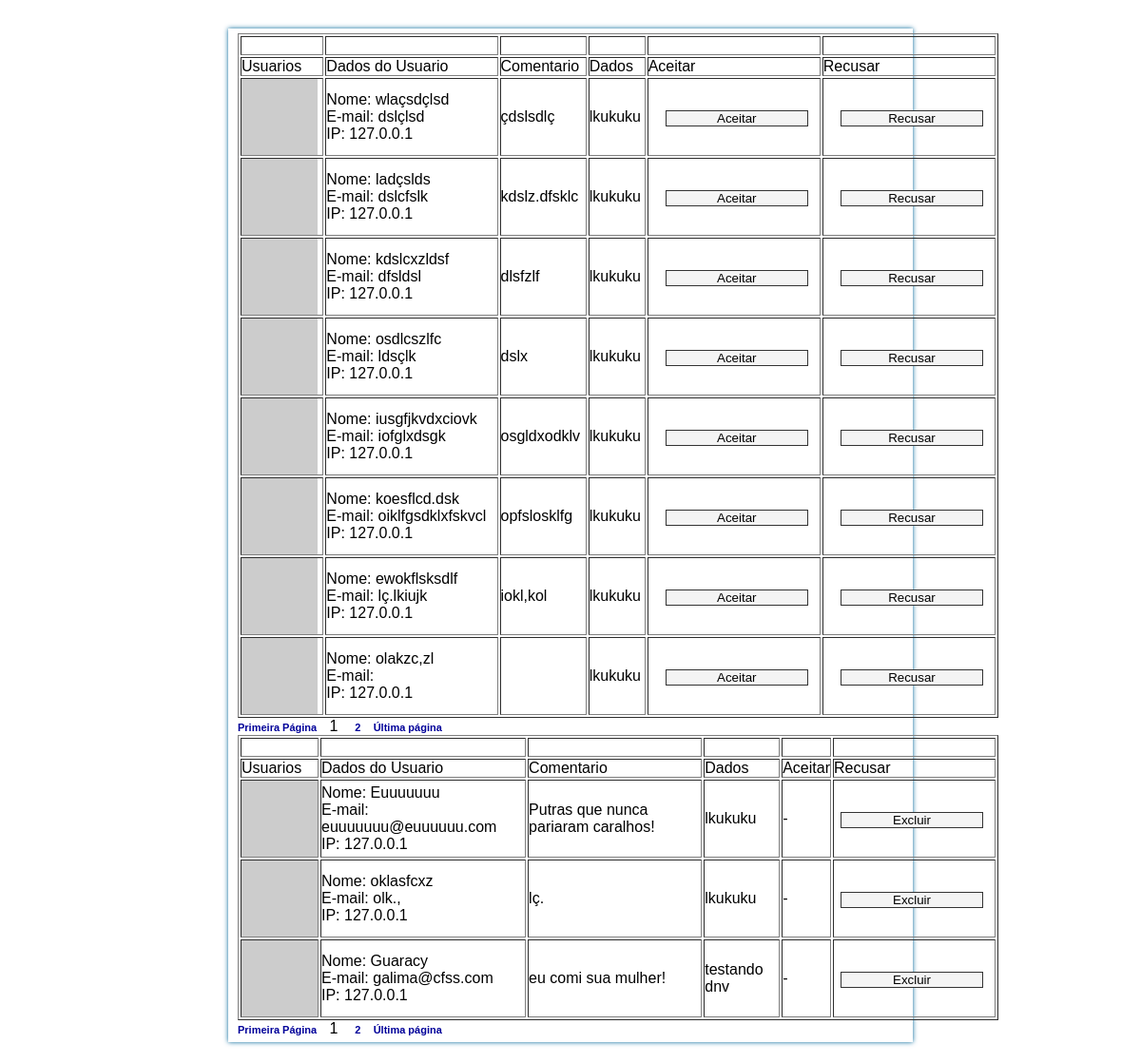
Screenshot of /admin/m_coments.php (signed in) with the database file from the repository.
### tables this page shows
CREATE TABLE IF NOT EXISTS `site_posts` (
  `id` int(11) NOT NULL AUTO_INCREMENT,
  `foto` text NOT NULL,
  `titulo` text NOT NULL,
  `texto` text NOT NULL,
  `categoria` text NOT NULL,
  `data` text NOT NULL,
  `autor` text NOT NULL,
  `visitas` text NOT NULL,
  PRIMARY KEY (`id`)
);

CREATE TABLE IF NOT EXISTS `coment` (
  `id` int(11) NOT NULL AUTO_INCREMENT,
  `nome` varchar(255) NOT NULL,
  `email` varchar(255) NOT NULL,
  `comentario` longtext NOT NULL,
  `id_post` int(11) NOT NULL,
  `ip` varchar(255) NOT NULL,
  `status` varchar(25) NOT NULL,
  PRIMARY KEY (`id`)
);

### admin/m_coments.php (the view, shortened to what this page needs)
<?php include 'confere.php'; ?>
<div id="painel">
<table width="800" border="1">
  <tr>
    <td>&nbsp;</td>
    <td>&nbsp;</td>
    <td>&nbsp;</td>
    <td>&nbsp;</td>
    <td>&nbsp;</td>
    <td>&nbsp;</td>
  </tr>
  <tr>
    <td>Usuarios</td>
    <td>Dados do Usuario </td>
    <td>Comentario</td>
    <td>Dados</td>
    <td>Aceitar</td>
    <td>Recusar</td>
  </tr>
  <?php
        $pag = "$_GET[aguardando]";
        if($pag >= '1'){
         $pag = $pag;
        }else{
         $pag = '1';
        }
        $maximo = '8';
        $inicio = ($pag * $maximo) - $maximo;
  $noticias = mysql_query("SELECT * FROM coment WHERE status = 'aguardando' ORDER BY id DESC LIMIT $inicio, $maximo") or die(mysql_error());
        if(mysql_num_rows($noticias)<='0'){
          echo "Sem Comentarios";
        }else{
          while($res_noticias = mysql_fetch_array($noticias)){
            $nome = $res_noticias[1];
            $email = $res_noticias[2];
            $mostra_comentario = $res_noticias[3];
            $post_id = $res_noticias[4];
            $ip = $res_noticias[5];
            $default = "http://www.gravatar.com/avatar/ad516503a11cd5ca435acc9bb6523536?s=60";
            $size = 60;
            $grav_url = "http://www.gravatar.com/avatar.php?gravatar_id=" . md5( strtolower( $email ) ) ."&default=" . urlencode( $default ) ."&size=" . $size;
  ?>
    <?php
      $posts = mysql_query("SELECT titulo FROM site_posts WHERE id = '$post_id'") or die(mysql_error());
        if(mysql_num_rows($posts)<='0'){
          echo "Noticias não encontradas";
        }else{
          while($res_posts = mysql_fetch_array($posts)){
            $titulo = $res_posts[0];
  ?>
  <tr>
    <td> <img src="<?php echo $grav_url; ?>" alt=""></td>
    <td>
      Nome: <?php echo $nome; ?><br>
      E-mail: <?php echo $email; ?><br>
      IP: <?php echo $ip; ?><br>
    </td>
    <td><?php echo $mostra_comentario; ?></td>
    <td><?php echo $titulo; ?></td>
    <td>
      <form action="" name="aceitar" enctype="multipart/form-data" method="post">
        <input name="editar" type="submit" class="cadastro_btn" value="Aceitar" />
      </form>
    </td>
    <td>
     <form action="" name="aceitar" enctype="multipart/form-data" method="post">
        <input name="editar" type="submit" class="cadastro_btn" value="Recusar" />
      </form>
    </td>
  </tr>
  <?php
    }
      }
        }
          }
  ?>
</table>
  <?php
  $sql_res = mysql_query("SELECT * FROM coment");
  $total = mysql_num_rows($sql_res);
  $paginas = ceil($total/$maximo);
  $links = '5';
  echo "<a href=\"m_coments.php?aguardando=1\">Primeira Página</a>&nbsp;&nbsp;&nbsp;";
  for ($i = $pag-$links; $i <= $pag-1; $i++){
  if ($i <= 0){
  }else{
  echo"<a href=\"m_coments.php?aguardando=$i\">$i</a>&nbsp;&nbsp;&nbsp;";
  }
  }echo "$pag &nbsp;&nbsp;&nbsp;";
  for($i = $pag +1; $i <= $pag+$links; $i++){
    if($i > $paginas){
      }else{
  echo "<a href=\"m_coments.php?aguardando=$i\">$i</a>&nbsp;&nbsp;&nbsp;";
      }
    }
  echo "<a href=\"m_coments.php?aguardando=$paginas\">Última página</a>&nbsp;&nbsp;&nbsp;";
  ?>
  <table width="800" border="1">
  <tr>
    <td>&nbsp;</td>
    <td>&nbsp;</td>
    <td>&nbsp;</td>
    <td>&nbsp;</td>
    <td>&nbsp;</td>
    <td>&nbsp;</td>
  </tr>
  <tr>
    <td>Usuarios</td>
    <td>Dados do Usuario </td>
    <td>Comentario</td>
    <td>Dados</td>
    <td>Aceitar</td>
    <td>Recusar</td>
  </tr>
  <?php
        $pag = "$_GET[aprovado]";
        if($pag >= '1'){
         $pag = $pag;
        }else{
         $pag = '1';
        }
        $maximo = '8';
        $inicio = ($pag * $maximo) - $maximo;
  $noticias = mysql_query("SELECT * FROM coment WHERE status = 'aprovado' ORDER BY id DESC LIMIT $inicio, $maximo") or die(mysql_error());
        if(mysql_num_rows($noticias)<='0'){
          echo "Sem Comentarios";
        }else{
          while($res_noticias = mysql_fetch_array($noticias)){
            $nome = $res_noticias[1];
            $email = $res_noticias[2];
            $mostra_comentario = $res_noticias[3];
            $post_id = $res_noticias[4];
            $ip = $res_noticias[5];
            $default = "http://www.gravatar.com/avatar/ad516503a11cd5ca435acc9bb6523536?s=60";
            $size = 60;
            $grav_url = "http://www.gravatar.com/avatar.php?gravatar_id=" . md5( strtolower( $email ) ) ."&default=" . urlencode( $default ) ."&size=" . $size;
  ?>
    <?php
      $posts = mysql_query("SELECT titulo FROM site_posts WHERE id = '$post_id'") or die(mysql_error());
        if(mysql_num_rows($posts)<='0'){
          echo "Noticias não encontradas";
        }else{
          while($res_posts = mysql_fetch_array($posts)){
            $titulo = $res_posts[0];
  ?>
  <tr>
    <td> <img src="<?php echo $grav_url; ?>" alt=""></td>
    <td>
      Nome: <?php echo $nome; ?><br>
      E-mail: <?php echo $email; ?><br>
      IP: <?php echo $ip; ?><br>
    </td>
    <td><?php echo $mostra_comentario; ?></td>
    <td><?php echo $titulo; ?></td>
    <td>
     -
    </td>
    <td>
     <form action="" name="aceitar" enctype="multipart/form-data" method="post">
        <input name="editar" type="submit" class="cadastro_btn" value="Excluir" />
      </form>
    </td>
  </tr>
  <?php
    }
      }
        }
          }
  ?>
</table>
  <?php
  $sql_res = mysql_query("SELECT * FROM coment");
  $total = mysql_num_rows($sql_res);
  $paginas = ceil($total/$maximo);
  $links = '5';
  echo "<a href=\"m_coments.php?aprovado=1\">Primeira Página</a>&nbsp;&nbsp;&nbsp;";
  for ($i = $pag-$links; $i <= $pag-1; $i++){
  if ($i <= 0){
  }else{
  echo"<a href=\"m_coments.php?aprovado=$i\">$i</a>&nbsp;&nbsp;&nbsp;";
  }
  }echo "$pag &nbsp;&nbsp;&nbsp;";
  for($i = $pag +1; $i <= $pag+$links; $i++){
    if($i > $paginas){
      }else{
  echo "<a href=\"m_coments.php?aprovado=$i\">$i</a>&nbsp;&nbsp;&nbsp;";
      }
    }
  echo "<a href=\"m_coments.php?aprovado=$paginas\">Última página</a>&nbsp;&nbsp;&nbsp;";
  ?>
  </div>

### admin/confere.php (shortened to what this page needs)
<link rel="stylesheet" href="style.css">

### admin/style.css (style rules this page uses)
* { margin:0; padding: 0; }
a { font-size: 11px; font-family: sans-serif; font-weight: bold; color: #000099; text-decoration: none; }
#painel { width: 700px; margin: 30px auto; padding: 5px 10px; box-shadow: 0px 0px 5px #069; }
#painel form { background:#FFF; margin:2px; }
#painel input { width:490px; background:#f4f4f4; border:1px solid #333; margin-left:5px; }
#painel .cadastro_btn { width:150px; display:block; float:right; margin-right:10px; }

### rows the page displays
coment: nome "wlaçsdçlsd", email "dslçlsd", ip "127.0.0.1", comentario "çdslsdlç"
site_posts: titulo "lkukuku"
coment: nome "ladçslds", email "dslcfslk", ip "127.0.0.1", comentario "kdslz.dfsklc"
coment: nome "kdslcxzldsf", email "dfsldsl", ip "127.0.0.1", comentario "dlsfzlf"
coment: nome "osdlcszlfc", email "ldsçlk", ip "127.0.0.1", comentario "dslx"
coment: nome "iusgfjkvdxciovk", email "iofglxdsgk", ip "127.0.0.1", comentario "osgldxodklv"
coment: nome "koesflcd.dsk", email "oiklfgsdklxfskvcl", ip "127.0.0.1", comentario "opfslosklfg"
coment: nome "ewokflsksdlf", email "lç.lkiujk", ip "127.0.0.1", comentario "iokl,kol"
coment: nome "olakzc,zl", ip "127.0.0.1"
coment: nome "Euuuuuuu", email "euuuuuuu@euuuuuu.com", ip "127.0.0.1", comentario "Putras que nunca pariaram caralhos!"
coment: nome "oklasfcxz", email "olk.,", ip "127.0.0.1", comentario "lç."
coment: nome "Guaracy", email "galima@cfss.com", ip "127.0.0.1", comentario "eu comi sua mulher!"
site_posts: titulo "testando dnv"

### other values shown
$pag "1"
